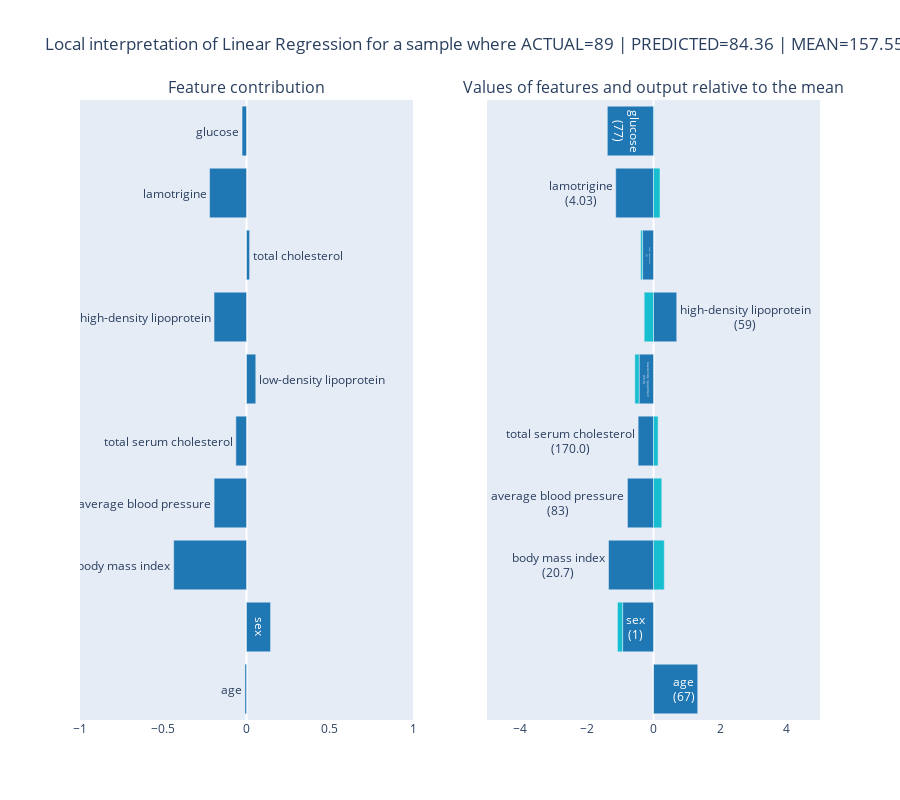

The cell this chart's notebook holds for it:
### Code cell
_d, true, pred, mean = get_lr_local_interpretation(true_negative, lr_pred[true_negative][0], lr.coef_[-1])
fig = plot_local_interpretation(_d, f'Local interpretation of Linear Regression for a sample where ACTUAL={true} | PREDICTED={pred:.2f} | MEAN={mean:.2f}')
fig.show()

### Figure 1 — Plotly figure (JSON) as saved in the notebook; plotly's stock layout.template omitted (floating-point values rounded to 4 significant figures)
{"data": [{"marker": {"color": "#1f77b4"}, "orientation": "h", "showlegend": false, "text": ["age", "sex", "body mass index", "average blood pressure", "total serum cholesterol", "low-density lipoprotein", "high-density lipoprotein", "total cholesterol", "lamotrigine", "glucose"], "type": "bar", "x": [-0.009302, 0.1444, -0.4372, -0.1945, -0.0638, 0.0557, -0.195, 0.01847, -0.2216, -0.0266], "xaxis": "x", "y": ["age", "sex", "body mass index", "average blood pressure", "total serum cholesterol", "low-density lipoprotein", "high-density lipoprotein", "total cholesterol", "lamotrigine", "glucose"], "yaxis": "y"}, {"marker": {"color": ["#1f77b4", "#1f77b4", "#1f77b4", "#1f77b4", "#1f77b4", "#1f77b4", "#1f77b4", "#1f77b4", "#1f77b4", "#1f77b4", "#bcbd22", "#2ca02c"]}, "orientation": "h", "showlegend": false, "text": ["age<br>(67)", "sex<br>(1)", "body mass index<br>(20.7)", "average blood pressure<br>(83)", "total serum cholesterol<br>(170.0)", "low-density lipoprotein<br>(99.8)", "high-density lipoprotein<br>(59)", "total cholesterol<br>(3)", "lamotrigine<br>(4.03)", "glucose<br>(77)"], "textposition": "auto", "type": "bar", "x": [1.328, -0.9274, -1.35, -0.7819, -0.4617, -0.4322, 0.6974, -0.3281, -1.134, -1.386], "xaxis": "x2", "y": ["age", "sex", "body mass index", "average blood pressure", "total serum cholesterol", "low-density lipoprotein", "high-density lipoprotein", "total cholesterol", "lamotrigine", "glucose"], "yaxis": "y2"}, {"marker": {"color": "#17becf"}, "orientation": "h", "showlegend": false, "type": "bar", "x": [-0.007005, -0.1557, 0.3238, 0.2488, 0.1382, -0.1289, -0.2796, -0.05628, 0.1954, 0.01919], "xaxis": "x2", "y": ["age", "sex", "body mass index", "average blood pressure", "total serum cholesterol", "low-density lipoprotein", "high-density lipoprotein", "total cholesterol", "lamotrigine", "glucose"], "yaxis": "y2"}], "layout": {"annotations": [{"font": {"size": 16}, "showarrow": false, "text": "Feature contribution", "x": 0.225, "xanchor": "center", "xref": "paper", "y": 1, "yanchor": "bottom", "yref": "paper"}, {"font": {"size": 16}, "showarrow": false, "text": "Values of features and output relative to the mean", "x": 0.775, "xanchor": "center", "xref": "paper", "y": 1, "yanchor": "bottom", "yref": "paper"}], "barmode": "relative", "height": 800, "title": {"text": "Local interpretation of Linear Regression for a sample where ACTUAL=89 | PREDICTED=84.36 | MEAN=157.55"}, "xaxis": {"anchor": "y", "domain": [0, 0.45], "range": [-1, 1], "showgrid": false}, "xaxis2": {"anchor": "y2", "domain": [0.55, 1], "range": [-5, 5], "showgrid": false}, "yaxis": {"anchor": "x", "domain": [0, 1], "showticklabels": false, "visible": false}, "yaxis2": {"anchor": "x2", "domain": [0, 1], "matches": "y", "showticklabels": false, "visible": false}}}
